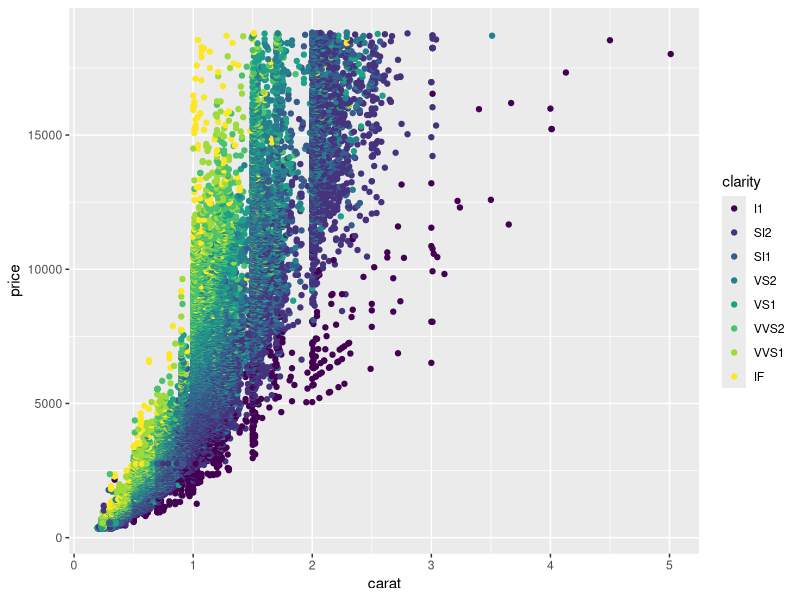
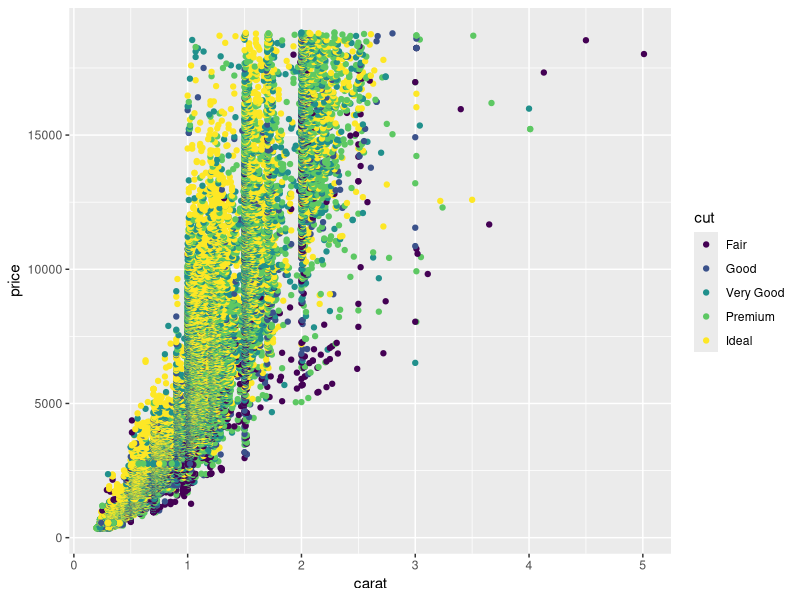
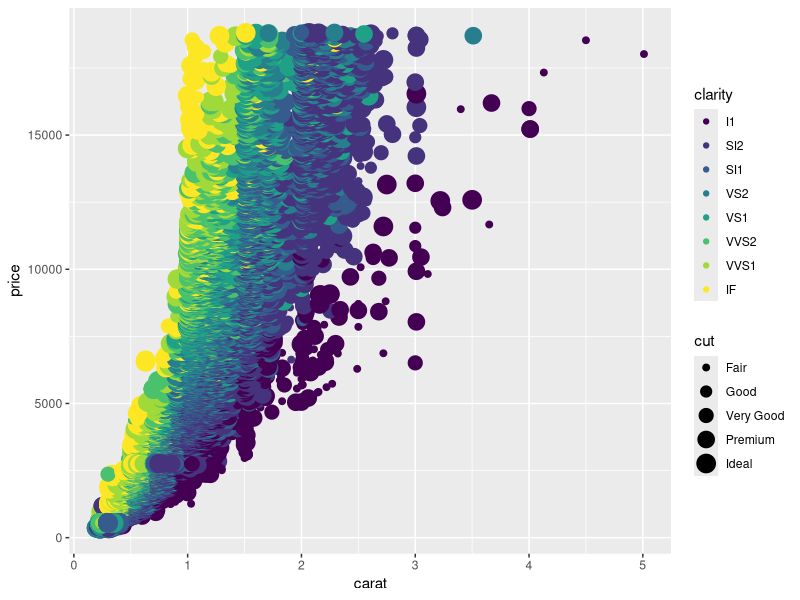
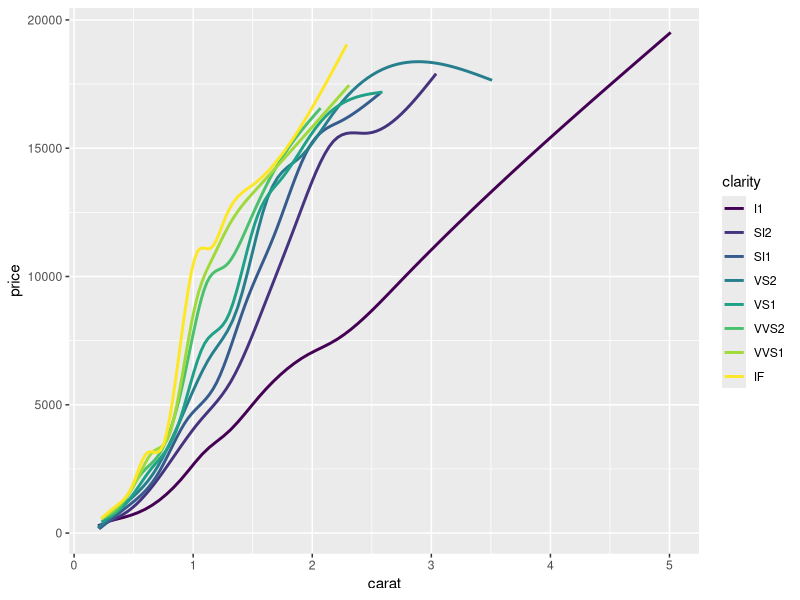
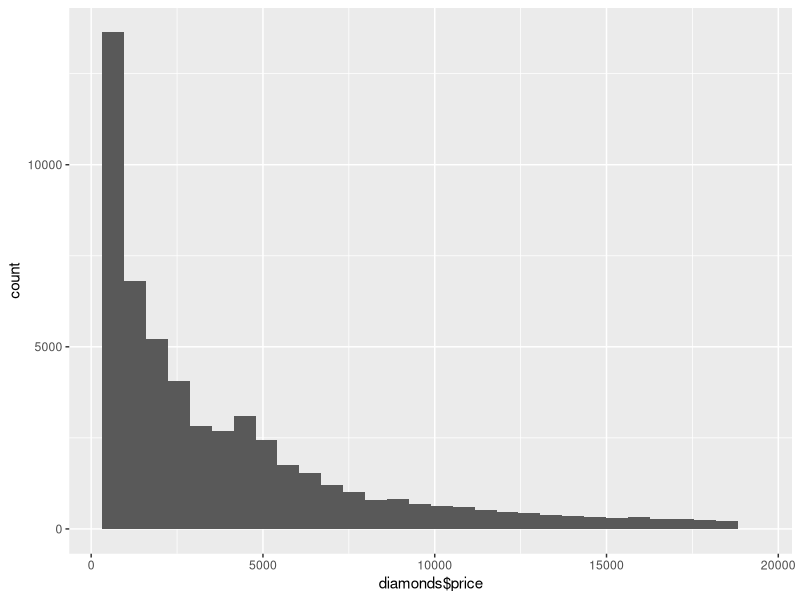
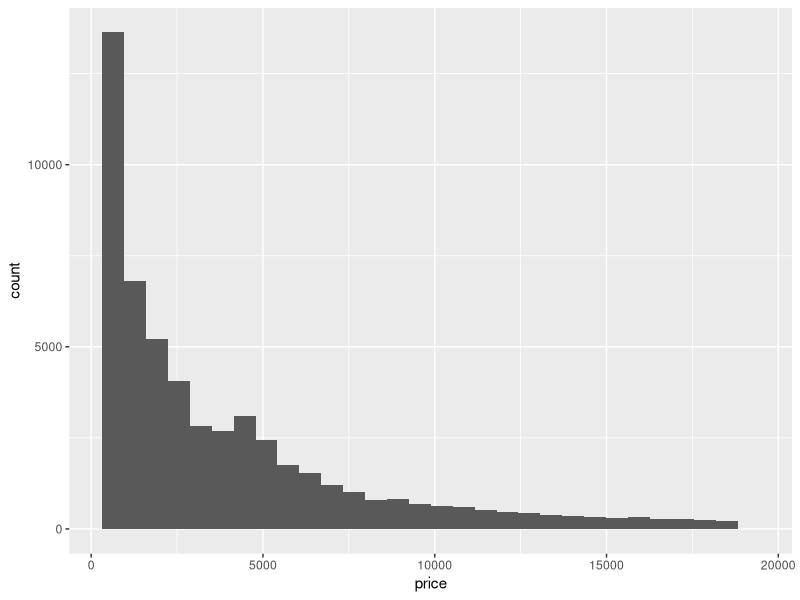
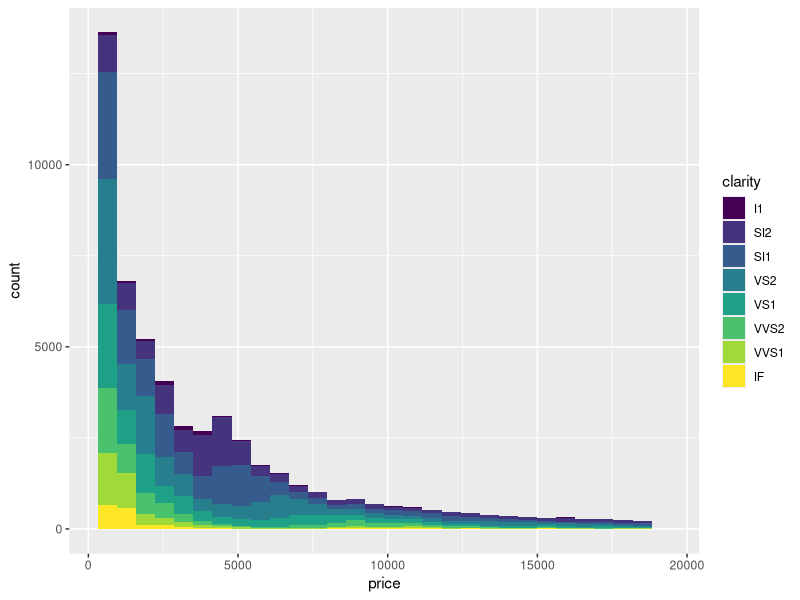
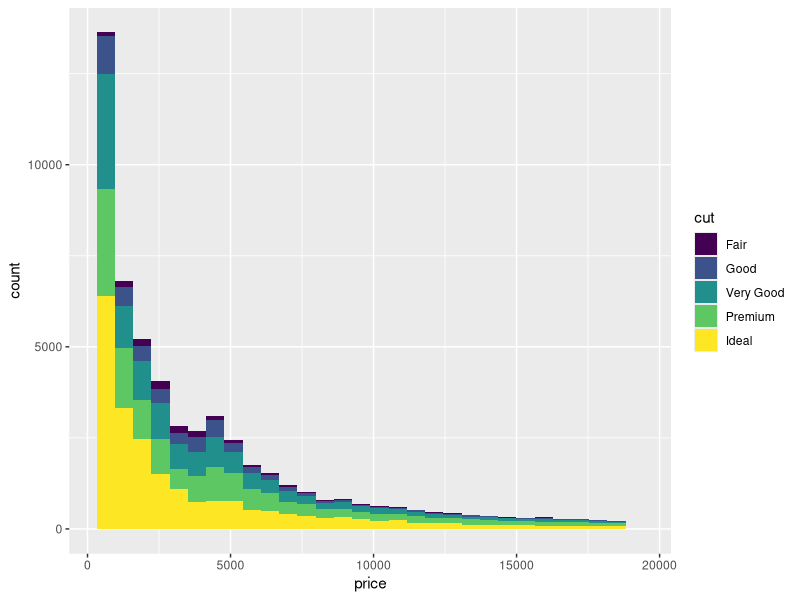

Source code (R) for these figures, in order:

# Loading library
library(ggplot2)

# Checking Data
data("diamonds")

# Analysing the columns with mean, median, itemwise, Quarterwise
summary(diamonds)
View(diamonds)
?diamonds

# Loading Dimensions
dim(diamonds)


# This DF contains 53940 round cut diamonds.
# There are 10 variable all are in lowercases.
# 3 Variables cut, color and clarity are ordered factor arranges in the categorical values in low to high rank order.
# 6 Variables are in numeric structure carat, depth, table, x, y, z
# 1 Variable in integer structure that is price.


# Plot with legend on the right side gives clarity about each diamond
x <- ggplot(diamonds, aes(carat,price, color = clarity))
x+geom_point()
# Layer used

x <- ggplot(diamonds, aes(carat,price, color = cut))
x+geom_point()


x <- ggplot(diamonds, aes(carat,price, color = clarity, size = cut))
x+geom_point()

x <- ggplot(diamonds, aes(carat,price, color = clarity))
x+geom_smooth(se = FALSE)


# Histograms

y <- ggplot(diamonds, aes(x = diamonds$price))
y+geom_histogram()

# To avoid warning
y <- ggplot(diamonds, aes(x = price))
y+geom_histogram()

y <- ggplot(diamonds, aes(x = price, fill = clarity))
y+geom_histogram()

y <- ggplot(diamonds, aes(x = price, fill = cut))
y+geom_histogram()

y <- ggplot(diamonds, aes(x = price))
y+geom_density()

y <- ggplot(diamonds, aes(x = price, color = cut))
y+geom_density()

# Box Plot

z <- ggplot(diamonds, aes(x = color, y = price))
z+geom_boxplot()